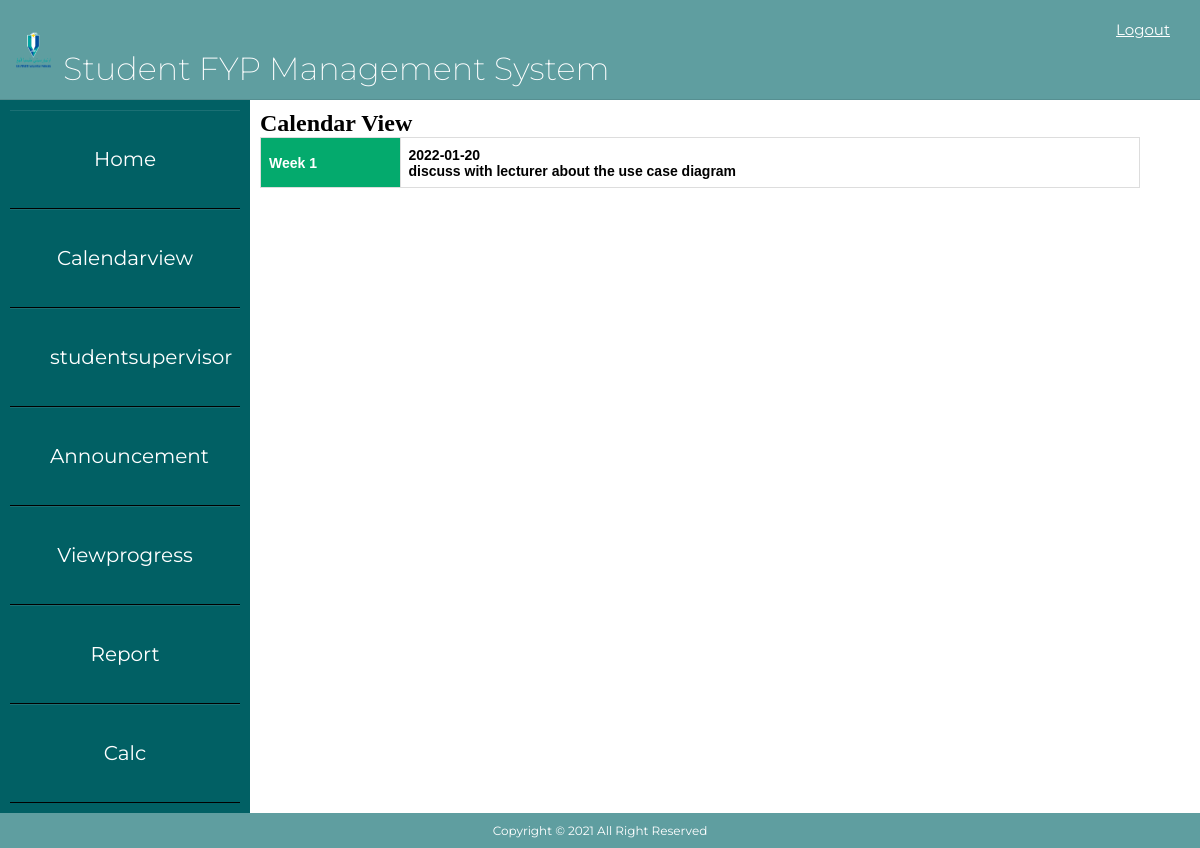
/Calendarview.php?id=3, run on the app's committed database.
### tables this page shows
CREATE TABLE `logbook` (
  `logbookid` int(100) NOT NULL,
  `fyptitle` varchar(100) NOT NULL,
  `week` int(100) NOT NULL,
  `date` date NOT NULL,
  `logdesc` varchar(200) NOT NULL,
  `file` varchar(50) NOT NULL,
  `logbookfeedback` varchar(200) NOT NULL,
  `studentid` int(10) NOT NULL
);

### calendarview.php (the view, shortened to what this page needs)
<?php
$studentid=$_GET['id'];
  $link = mysqli_connect("localhost", "root", "") or die(mysqli_connect_error());
  mysqli_select_db($link, "studfyp") or die(mysqli_error($link));
                $strSQL = "SELECT * from logbook where studentid='$studentid'";
                $rs = mysqli_query($link, $strSQL);
                ?>
<!DOCTYPE html>
<html lang="en">
    <head>
        <link href="css/layout.css" type="text/css" rel="stylesheet" media="screen,projection">
        <link href="css/sidebar.css" type="text/css" rel="stylesheet" media="screen,projection">
    </head>
    <body>
    <div class="header">
        <div class ="inner_header">
            <div class="logo_container">
            <h1><img src="img/logoUMP.png" alt="imgheader">  Student FYP Management System </h1>
            </div>
        <nav>
          <li><span><a href="logout.php">Logout</a></span></li>
</nav>
        </div>
</div>
<div class="row">
    <div class="column left">
    <ul>
       <li> <a href="#" class="button" name="home">Home</a></li>
        <li><a href="Calendarview.php" class="button"  name="calview">Calendarview</a></li>
       <li><a href="studentsupervisor.php" class="button" name="studentsupervisor">studentsupervisor</a></li>
       <li><a href="Announcement.php" class="button" name="announ">Announcement</a></li>
       <li><a href="Viewprogress.php" class="button" name="Viewprog">Viewprogress</a></li>
       <li><a href="#" class="button"  name="report">Report</a></li>
       <li><a href="#" class="button" name="Calc">Calc</a></li>
    </div>
    <div class="column right">
    <body>
     <h2>Calendar View</h2>
    <table id="table">
    <?php
    while ($row = mysqli_fetch_array($rs)){
        ?>
        <tr>
            <th><?php echo 'Week '. $row['week'];?></th>
            <td>
                <p><?php echo $row['date'];?></p>
                <p><?php echo $row['logdesc'];?></p>
            </td>
        </tr>
    <?php
    }
    ?>
    </table>
</div>
<footer id="footer">
                        <span> Copyright &copy; 2021 All Right Reserved</span>
            </footer>
    </body>
</html>

### css/layout.css (style rules this page uses)
img { width: 55px;; height: 60px; padding-left: 12px; }
.header { width: 100vw; height: 100px; border-bottom: solid 1px rgba(16, 16, 16, 0.1); font-family: 'Poppins'; background-color: cadetblue; text-decoration: none; }
table { border-collapse: collapse; width: 100%; }
html,body { height: 100%; }
th { background-color: #FDE992; height: 50px; }
td { height: 30px; }
#footer { text-align: center; padding: 10px; background-color: cadetblue; color: white; position: relative; width: 100%; font-family: 'Montserrat'; font-size: 12px; margin-top: -100px; clear:both; }
.logo_container { height: 100%; display: table; float: left; }
.logo_container h1 { color:white; height: 100%; display: table-cell; vertical-align: middle; font-family: 'Montserrat'; font-size: 32px; font-weight: 200; padding-top: 20px; }
.header nav { float:right; height: 100%; }
.header nav li { height: 100%; display: table; float:left; margin-right: 30px; margin-top: 20px; font-family: 'Montserrat'; font-size: 15px; }
.header nav li:last-of-type { margin-right:20; }
.header nav a { color:white; }
table { font-family: 'Montserrat'; font-size: 14px; }

### css/sidebar.css (style rules this page uses)
* { box-sizing: border-box; padding:0; margin:0; }
.column { float: left; width: 50%; padding: 10px; height: 300px; }
.row:after { content: ""; display: table; clear: both; }
.left { width: 250px; height: auto; background: #016064; }
.left ul a { display: block; height:20%; width: 100%; line-height:65px; font-size: 20px; color: white; padding-left: 40px; border-top: 1px solid rgba(255,255,255,.1); border-bottom: 1px solid black; }
.right { width: 75%; height: auto; }
.button { background-color: #016064; text-align: center; cursor: pointer; outline: none; border: none; color: #fff; border-radius: 0px; text-decoration: none; font-size: small; font-family: 'Montserrat'; padding: 16px 40px; transition: .4s; }

### calendarview.php (style rules this page uses)
#table { font-family: Arial, Helvetica, sans-serif; border-collapse: collapse; width: 100%; }
#table td, #table th { border: 1px solid #ddd; padding: 8px; }
#table th { padding-top: 12px; padding-bottom: 12px; text-align: left; background-color: #04AA6D; color: white; }
p { font-weight: bold; }

### data on the page
logbook: week "1", date "2022-01-20", logdesc "discuss with lecturer about the use case diagram"
